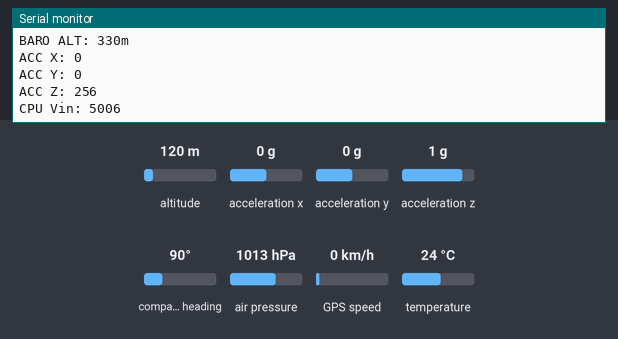
Simulated run of this sketch. Board: Arduino Uno, built with avr-gcc and run on an emulated ATmega328P. Shown: the last lines printed to the serial monitor. Wiring (inferred from the names in the program): ADXL345 accelerometer at I2C address 0x53. The test bench sets the inputs (shaded band); at power-on: altitude 120 m, acceleration x 0 g, compass heading 90°, acceleration y 0 g, GPS speed 0 km/h, acceleration z 1 g, air pressure 1013 hPa, temperature 24 °C. The GPS gets a fix after 3 s at 37.7749, -122.4194 with 8 satellites.

Above: at 6.2 s.
6.3 s: altitude set to 20 m
10.2 s: acceleration x set to -1.4 g
14.6 s: compass heading set to 7°
18.5 s: acceleration y set to -1.4 g
At 20.2 s:
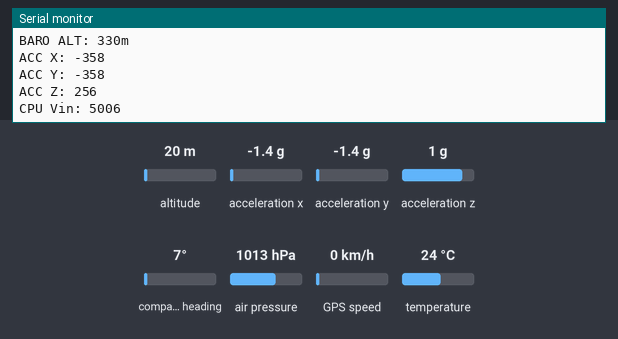
22.9 s: GPS speed set to 30 km/h
26.7 s: acceleration z set to -1.4 g
At 28.2 s:
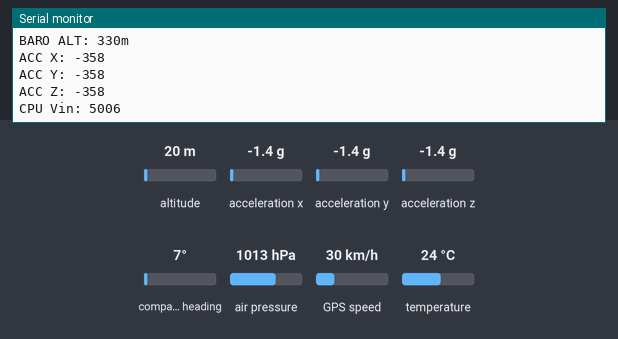

Measured:
- after the input at 18.5 s, the serial monitor: prints a new line after 0.98 s (image 1)
- after the input at 26.7 s, the serial monitor: prints a new line after 1.1 s (image 2)

The sketch:

CPU2_20012015_v1.ino
```cpp
#include <TinyGPS++.h>
#include <SoftwareSerial.h>
#include <SFE_BMP180.h>
#include <Wire.h>
/*
   Projet Otachi-Arduino par Nanikana-Aerospace.
Sonde stratosphérique avec Arduino Uno R3  + Adxl345 + Ublox 6 + DHT11 + Bmp180
Code basé sur des sketchs sous licence Open Source. TinyGPS++ library by Mikal Hart
Assemblage et programmation par Josianne Gilbert et JF Nadeau
Plus d'info sur le site web- More informations on web site.
         www.nanikana-aerospace.org
***  Otachi Flight COMP Prog. v.03012015A  ***
 For informations : info@nanikana-aerospace.org
*/
#define DEVICE (0x53)    //ADXL345 device address
#define TO_READ (6)        //num of bytes we are going to read each time (two bytes for each axis)

byte buff[TO_READ] ;    //6 bytes buffer for saving data read from the device
char str[512];                      //string buffer to transform data before sending it to the serial port

static const int RXPin = 11, TXPin = 10;
static const uint32_t GPSBaud = 9600;

//Uno, Redboard, Pro:        A4   A5 BMP180
SFE_BMP180 pressure;

double baseline; // baseline pressure

// The TinyGPS++ object
TinyGPSPlus gps;

// The serial connection to the GPS device
SoftwareSerial ss(RXPin, TXPin);

unsigned long time; // variable pour definir le running time du prog.
#define ALTITUDE 330.0 // Altitude of NKA HQ in Valdor in meters


long readVcc() {
  long result;
  // Read 1.1V reference against AVcc
  ADMUX = _BV(REFS0) | _BV(MUX3) | _BV(MUX2) | _BV(MUX1);
  delay(2); // Wait for Vref to settle
  ADCSRA |= _BV(ADSC); // Convert
  while (bit_is_set(ADCSRA,ADSC));
  result = ADCL;
  result |= ADCH<<8;
  result = 1126400L / result; // Back-calculate AVcc in mV
  return result;
}

void setup()
{
  Wire.begin();        // join i2c bus (address optional for master)

  Serial.begin(9600);
  ss.begin(GPSBaud);
  Serial.println("Nanikana-Aerospace 2015");
  Serial.println("Initialisation.....");

  Serial.println("CLEARDATA"); //clears any residual data PLX-DAQ

   //Turning on the ADXL345
  writeTo(DEVICE, 0x2D, 0);
  writeTo(DEVICE, 0x2D, 16);
  writeTo(DEVICE, 0x2D, 8);
  smartDelay(5000);
// Get the baseline pressure:
  if (pressure.begin())
    Serial.println("BMP180 init success");
  else
  {
    // Oops, something went wrong, this is usually a connection problem,
    // see the comments at the top of this sketch for the proper connections.

    Serial.println("BMP180 init fail (disconnected?)\n\n");
    while(1); // Pause forever.
  }

  Serial.println();
 Serial.println("LABEL,Run, Sats, Latitude, Longitude, AltG, Speed, Card, Temp,Press, AltB, X, Y, Z, Volts");
  Serial.println();
  //Serial.println(F("Run  Sats  Latitude   Longitude     Date       Time        AltG  Speed Card  Temp  AltB   X  Y  Z"));

  //Serial.println(F("-------------------------------------------------------------------------------------------------"));
}

void loop()
{
  static const double LONDON_LAT = 51.508131, LONDON_LON = -0.128002;
  char status;
  double T,P,p0,a;

  Serial.print("");
  time = millis(); //prints time since program started
  time = time /60000;
  Serial.print ("RUNTIME: ");
  Serial.println(time); //Serial.print ("");
  Serial.print ("GPS Fix: ");
  printInt(gps.satellites.value(), gps.satellites.isValid(), 5); Serial.println ("  ");

  Serial.print ("GPS LAT-LONG: ");

  printFloat(gps.location.lat(), gps.location.isValid(), 11, 6); //Serial.print ("  ");
  printFloat(gps.location.lng(), gps.location.isValid(), 12, 6); Serial.println ("  ");
  //printDateTime(gps.date, gps.time); Serial.print (" , ");

  Serial.print ("GPS ALT: ");
  printFloat(gps.altitude.meters(), gps.altitude.isValid(), 7, 2); Serial.println (" ");

  Serial.print ("GPS KLMH: ");
  printFloat(gps.speed.kmph(), gps.speed.isValid(), 6, 2); Serial.println (" ");

  Serial.print ("GPS CARD: ");
  printStr(gps.course.isValid() ? TinyGPSPlus::cardinal(gps.course.value()) : "*** ", 6); Serial.println ("");
// You must first get a temperature measurement to perform a pressure reading.

  // Start a temperature measurement:
  // If request is successful, the number of ms to wait is returned.
  // If request is unsuccessful, 0 is returned.

  status = pressure.startTemperature();
  if (status != 0)
  {
    // Wait for the measurement to complete:
    delay(status);

    // Retrieve the completed temperature measurement:
    // Note that the measurement is stored in the variable T.
    // Function returns 1 if successful, 0 if failure.

    status = pressure.getTemperature(T);
    if (status != 0)
    {
      // Print out the measurement:
      Serial.print("BARO TEMP: ");
      Serial.print(T,2);
      Serial.println(" ");
      //Serial.print((9.0/5.0)*T+32.0,2);
      //Serial.println(" deg F");

      // Start a pressure measurement:
      // The parameter is the oversampling setting, from 0 to 3 (highest res, longest wait).
      // If request is successful, the number of ms to wait is returned.
      // If request is unsuccessful, 0 is returned.

      status = pressure.startPressure(3);
      if (status != 0)
      {
        // Wait for the measurement to complete:
        delay(status);

        // Retrieve the completed pressure measurement:
        // Note that the measurement is stored in the variable P.
        // Note also that the function requires the previous temperature measurement (T).
        // (If temperature is stable, you can do one temperature measurement for a number of pressure measurements.)
        // Function returns 1 if successful, 0 if failure.

        status = pressure.getPressure(P,T);
        if (status != 0)
        {
          // Print out the measurement:
          Serial.print("BARO PRESS: ");
          Serial.print(P,2);
          Serial.println("mb ");
         // Serial.print(P*0.0295333727,2);
         // Serial.println(" inHg");

          // The pressure sensor returns abolute pressure, which varies with altitude.
          // To remove the effects of altitude, use the sealevel function and your current altitude.
          // This number is commonly used in weather reports.
          // Parameters: P = absolute pressure in mb, ALTITUDE = current altitude in m.
          // Result: p0 = sea-level compensated pressure in mb

          p0 = pressure.sealevel(P,ALTITUDE); // we're at 1655 meters (Boulder, CO)
          //Serial.print("rel.pressure: ");
          //Serial.print(p0,2);
          //Serial.print(" mb, ");
          //Serial.print(p0*0.0295333727,2);
          //Serial.println(" inHg");

          // On the other hand, if you want to determine your altitude from the pressure reading,
          // use the altitude function along with a baseline pressure (sea-level or other).
          // Parameters: P = absolute pressure in mb, p0 = baseline pressure in mb.
          // Result: a = altitude in m.

          a = pressure.altitude(P,p0);
          Serial.print("BARO ALT: ");
          Serial.print(a,0);
          Serial.println("m ");
          //Serial.print(a*3.28084,0);
          //Serial.println(" feet");
        }
        else Serial.println("error retrieving pressure measurement\n");
      }
      else Serial.println("error starting pressure measurement\n");
    }
    else Serial.println("error retrieving temperature measurement\n");
  }
  else Serial.println("error starting temperature measurement\n");


  int regAddress = 0x32;    //first axis-acceleration-data register on the ADXL345
  int x, y, z;

  readFrom(DEVICE, regAddress, TO_READ, buff); //read the acceleration data from the ADXL345

   //each axis reading comes in 10 bit resolution, ie 2 bytes.  Least Significat Byte first!!
   //thus we are converting both bytes in to one int
  x = (((int)buff[1]) << 8) | buff[0];
  y = (((int)buff[3])<< 8) | buff[2];
  z = (((int)buff[5]) << 8) | buff[4];
   //we send the x y z values as a string to the serial port
  //sprintf(str, "%d %d %d", x, y, z);
  //Serial.print(str);
  Serial.print ("ACC X: ");
  Serial.println (x);
  Serial.print("ACC Y: ");
  Serial.println (y);
  Serial.print("ACC Z: ");
  Serial.println (z);
  //Serial.print(" ");
  Serial.print("CPU Vin: ");
  Serial.print( readVcc(), DEC );
  Serial.write(10);


Serial.println("");
  smartDelay(1000);

  if (millis() > 5000 && gps.charsProcessed() < 10)
    Serial.println(F("No GPS data received"));
}

// This custom version of delay() ensures that the gps object
// is being "fed".
static void smartDelay(unsigned long ms)
{
  unsigned long start = millis();
  do
  {
    while (ss.available())
      gps.encode(ss.read());
  } while (millis() - start < ms);
}

static void printFloat(float val, bool valid, int len, int prec)
{
  if (!valid)
  {
    while (len-- > 1)
      Serial.print('*');
    Serial.print(' ');
  }
  else
  {
    Serial.print(val, prec);
    int vi = abs((int)val);
    int flen = prec + (val < 0.0 ? 2 : 1); // . and -
    flen += vi >= 1000 ? 4 : vi >= 100 ? 3 : vi >= 10 ? 2 : 1;
    for (int i=flen; i<len; ++i)
      Serial.print(' ');
  }
  smartDelay(0);
}

static void printInt(unsigned long val, bool valid, int len)
{
  char sz[32] = "*****************";
  if (valid)
    sprintf(sz, "%ld", val);
  sz[len] = 0;
  for (int i=strlen(sz); i<len; ++i)
    sz[i] = ' ';
  if (len > 0)
    sz[len-1] = ' ';
  Serial.print(sz);
  smartDelay(0);
}


static void printDateTime(TinyGPSDate &d, TinyGPSTime &t)
{
  if (!d.isValid())
  {
    Serial.print(F("********** "));
  }
  else
  {
    char sz[32];
    sprintf(sz, "%02d/%02d/%02d ", d.month(), d.day(), d.year());
    Serial.print(sz);
  }

  if (!t.isValid())
  {
    Serial.print(F("******** "));
  }
  else
  {
    char sz[32];
    sprintf(sz, "%02d:%02d:%02d ", t.hour(), t.minute(), t.second());
    Serial.print(sz);
  }

  printInt(d.age(), d.isValid(), 5);
  smartDelay(0);
}

static void printStr(const char *str, int len)
{
  int slen = strlen(str);
  for (int i=0; i<len; ++i)
    Serial.print(i<slen ? str[i] : ' ');
  smartDelay(0);
}
//---------------- Functions
//Writes val to address register on device
void writeTo(int device, byte address, byte val) {
   Wire.beginTransmission(device); //start transmission to device
   Wire.write(address);        // send register address
   Wire.write(val);        // send value to write
   Wire.endTransmission(); //end transmission
}

//reads num bytes starting from address register on device in to buff array
void readFrom(int device, byte address, int num, byte buff[]) {
  Wire.beginTransmission(device); //start transmission to device
  Wire.write(address);        //sends address to read from
  Wire.endTransmission(); //end transmission

  Wire.beginTransmission(device); //start transmission to device
  Wire.requestFrom(device, num);    // request 6 bytes from device

  int i = 0;
  while(Wire.available())    //device may send less than requested (abnormal)
  {
    buff[i] = Wire.read(); // receive a byte
    i++;
  }
  Wire.endTransmission(); //end transmission
}
```
